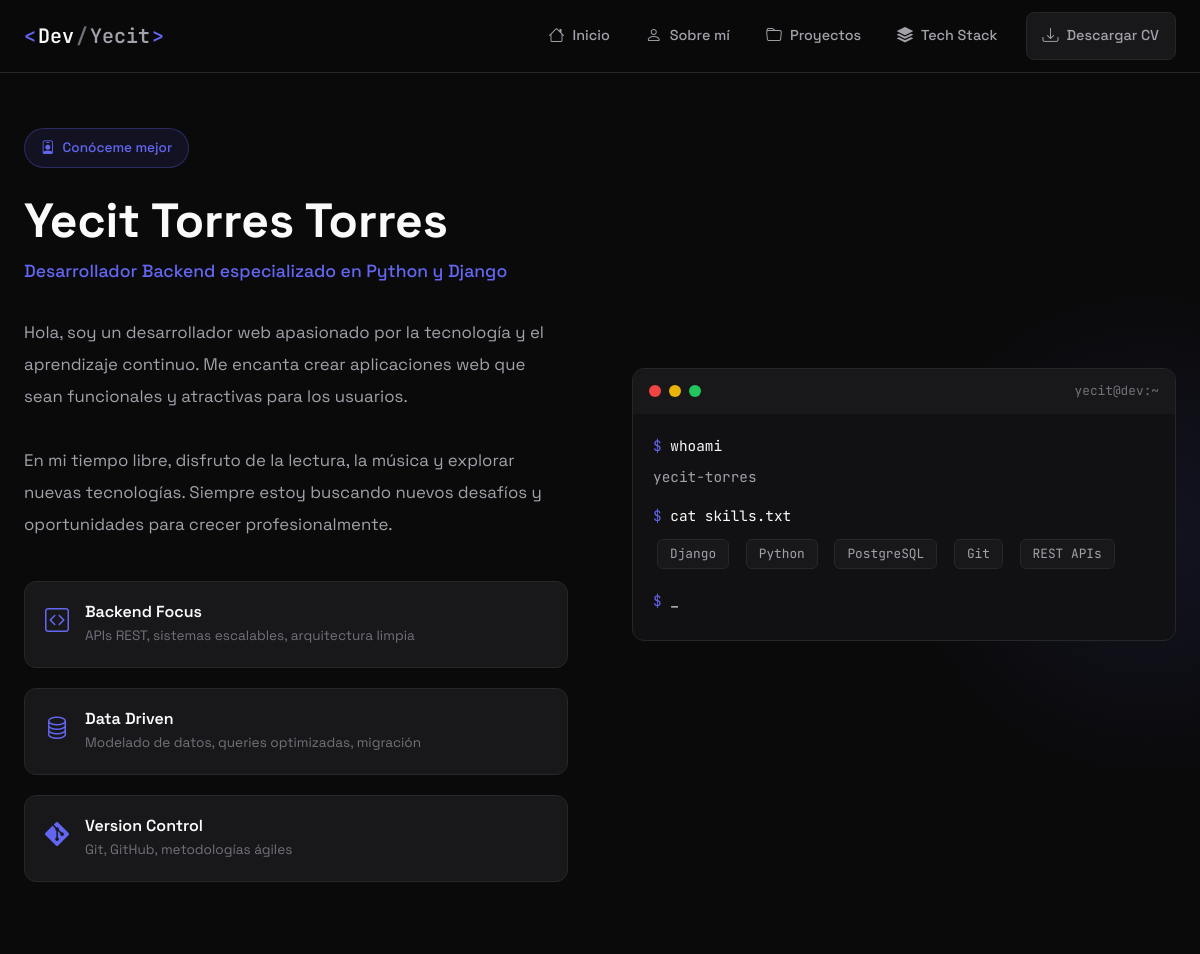
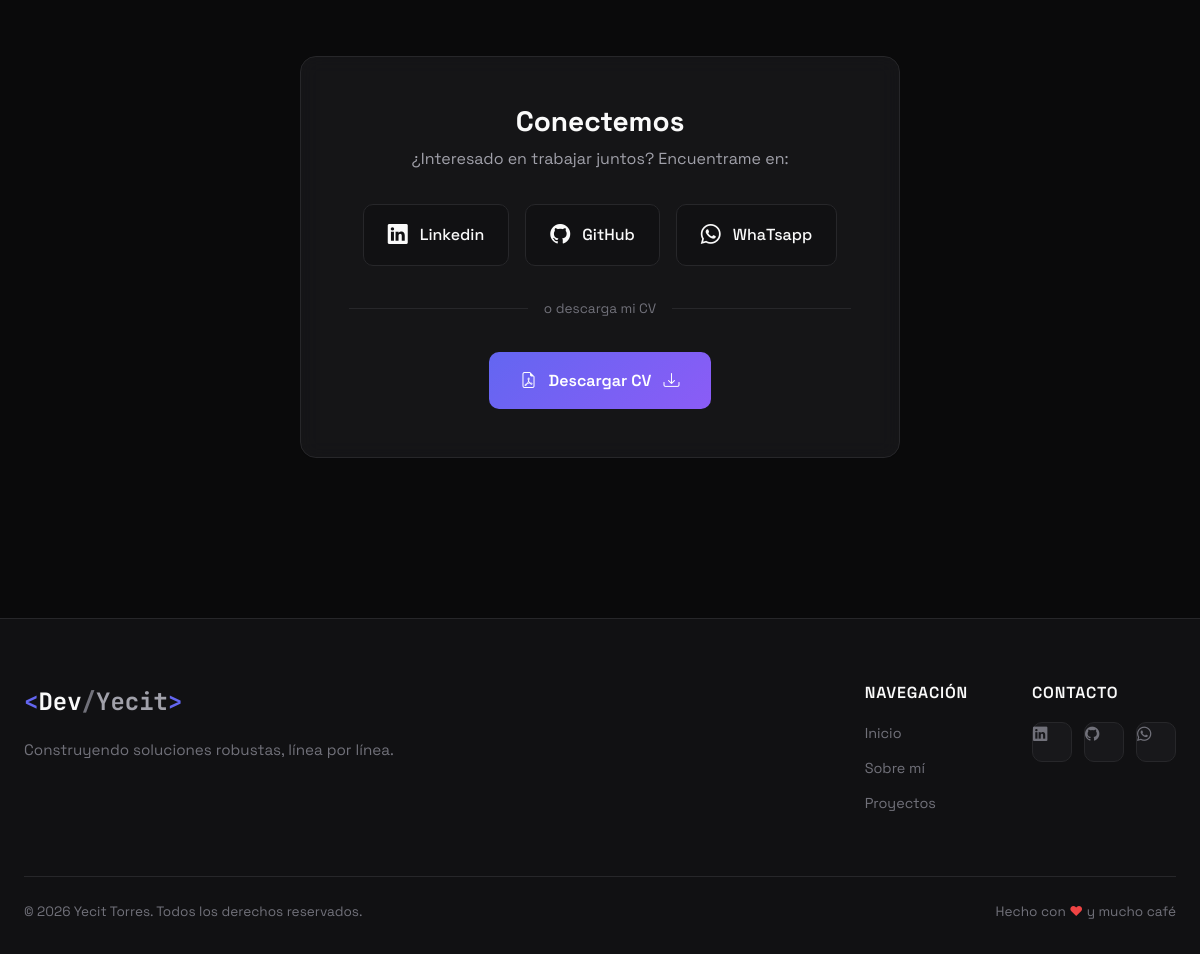
The app's page /sobremi/ with its own data (2 pictures, top to bottom).
### apps/portafolio/models.py (models this page shows, shortened)
class SobreMi(models.Model):
    nombre = models.CharField(max_length=50)
    descripcion = models.TextField()
    imagen = models.ImageField(upload_to='sobre_mi', blank=True, null=True)
    redes = models.ManyToManyField(Redes, related_name='redes', blank=True)
    class Meta:
        verbose_name = 'Sobre_mi'
        verbose_name_plural = 'Sobre_mi'

class Redes(models.Model):
    nombre = models.CharField(max_length=50)
    url = models.URLField()
    icono_bootstrap = models.CharField(
        max_length=50,
        blank=True,
        null=True,
        verbose_name='Icono (Bootstrap Class)'
    )
    class Meta:
        verbose_name = 'Red'
        verbose_name_plural = 'Redes'

### apps/portafolio/views.py (the view)
# urls.py: path('sobremi/', sobre_mi, name='sobremi'),
def sobre_mi(request):
    sobre_mi = get_object_or_404(SobreMi, id=1)
    redes = Redes.objects.all()
    context = {
        "sobre_mi": sobre_mi,
        "redes": redes,
    }
    return render(request, "portafolio/sobremi.html", context)

### core/context_processors.py (called while the page is built)
def redes_context(request):
    from apps.portafolio.models import Redes
    return {"redes": Redes.objects.all()}

### templates/portafolio/sobremi.html (shortened to what this page needs)
{% extends 'core/base.html' %}
{% load static %}
{% block style %}
<link rel="stylesheet" href="{% static 'css/sobremi.css' %}" />
{% endblock %}
{% block content %}
<section class="about-hero">
    <div class="about-bg">
    </div>
    <div class="container-custom">
        <div class="about-grid">
            <div class="about-content fade-in">
                <div class="about-badge">
                    <i class="bi bi-person-badge"></i>
                    Conóceme mejor
                </div>
                <h1 class="about-title">
                    {{ sobre_mi.nombre }}
                </h1>
                <p class="about-subtitle">Desarrollador Backend especializado en Python y Django</p>
                <div class="about-description">
                    {{ sobre_mi.descripcion|linebreaksbr }}
                </div>
                <div class="about-highlights">
                    <div class="highlight-item">
                        <i class="bi bi-code-square"></i>
                        <div>
                            <h4>Backend Focus</h4>
                            <p>APIs REST, sistemas escalables, arquitectura limpia</p>
                        </div>
                    </div>
                    <div class="highlight-item">
                        <i class="bi bi-database"></i>
                        <div>
                            <h4>Data Driven</h4>
                            <p>Modelado de datos, queries optimizadas, migración</p>
                        </div>
                    </div>
                    <div class="highlight-item">
                        <i class="bi bi-git"></i>
                        <div>
                            <h4>Version Control</h4>
                            <p>Git, GitHub, metodologías ágiles</p>
                        </div>
                    </div>
                </div>
            </div>
            <div class="about-visual fade-in" style="animation-delay: 0.2s">
                <div class="about-terminal">
                    <div class="terminal-header">
                        <span class="terminal-dot red"></span>
                        <span class="terminal-dot yellow"></span>
                        <span class="terminal-dot green"></span>
                        <span class="terminal-title">yecit@dev:~</span>
                    </div>
                    <div class="terminal-body">
                        <div class="terminal-line">
                            <span class="prompt">$</span> whoami
                        </div>
                        <div class="terminal-output">yecit-torres</div>
                        <div class="terminal-line">
                            <span class="prompt">$</span> cat skills.txt
                        </div>
                        <div class="terminal-output">
                            <span class="skill">Django</span>
                            <span class="skill">Python</span>
                            <span class="skill">PostgreSQL</span>
                            <span class="skill">Git</span>
                            <span class="skill">REST APIs</span>
                        </div>
                        <div class="terminal-line">
                            <span class="prompt">$</span> <span class="cursor-blink">_</span>
                        </div>
                    </div>
                </div>
            </div>
        </div>
    </div>
</section>
<section class="contact-section">
    <div class="container-custom">
        <div class="contact-card glass-card">
            <div class="contact-header">
                <h2 class="contact-title">Conectemos</h2>
                <p class="contact-subtitle">¿Interesado en trabajar juntos? Encuentrame en:</p>
            </div>
            <div class="social-links">
                {% for red in redes %}
                <a href="{{ red.url }}" target="_blank" rel="noopener noreferrer" class="social-card">
                    <i class="{{ red.icono_bootstrap|default:'bi bi-link-45deg' }}"></i>
                    <span>{{ red.nombre }}</span>
                </a>
                {% empty %}
                <p class="no-social">Redes sociales en configuración...</p>
                {% endfor %}
            </div>
            <div class="contact-divider">
                <span>o descarga mi CV</span>
            </div>
            <a href="{% static 'pdf/cv/Hoja_Vida_Actual.pdf' %}" class="btn-cv" target="_blank">
                <i class="bi bi-file-earmark-pdf"></i>
                Descargar CV
                <i class="bi bi-download"></i>
            </a>
        </div>
    </div>
</section>
{% endblock %}

### templates/core/footer.html (shortened to what this page needs)
<footer class="footer-custom">
    <div class="footer-container">
        <div class="footer-content">
            <div class="footer-brand">
                <span class="footer-logo">
                    <span class="logo-bracket">&lt;</span>Dev<span class="logo-slash">/</span><span class="logo-name">Yecit</span><span class="logo-bracket">&gt;</span>
                </span>
                <p class="footer-tagline">Construyendo soluciones robustas, línea por línea.</p>
            </div>
            <div class="footer-links">
                <div class="footer-section">
                    <h4>Navegación</h4>
                    <a href="{% url 'home' %}">Inicio</a>
                    <a href="{% url 'sobremi' %}">Sobre mí</a>
                    <a href="{% url 'home' %}#proyectos">Proyectos</a>
                </div>
                <div class="footer-section">
                    <h4>Contacto</h4>
                    <div class="footer-social">
                        {% for red in redes %}
                            <a href="{{ red.url }}" target="_blank" rel="noopener noreferrer" class="social-link" title="{{ red.nombre }}">
                                <i class="{{ red.icono_bootstrap|default:'bi bi-link-45deg' }}"></i>
                            </a>
                        {% endfor %}
                    </div>
                </div>
            </div>
        </div>
        <div class="footer-bottom">
            <div class="footer-divider"></div>
            <div class="footer-info">
                <span class="footer-copyright">
                    © {% now "Y" %} Yecit Torres. Todos los derechos reservados.
                </span>
                <span class="footer-made">
                    Hecho con <span class="heart">❤</span> y mucho café
                </span>
            </div>
        </div>
    </div>
</footer>
</body>
</html>

### static/css/style.css (style rules this page uses)
:root { --bg-primary: #0a0a0b; --bg-secondary: #111113; --bg-card: #18181b; --bg-card-hover: #1f1f23; --text-primary: #fafafa; --text-secondary: #a1a1aa; --text-muted: #71717a; --accent: #6366f1; --accent-hover: #818cf8; --accent-glow: rgba(99, 102, 241, 0.3); --border: #27272a; --gradient-start: #6366f1; --gradient-end: #8b5cf6; }
* { margin: 0; padding: 0; box-sizing: border-box; }
html { scroll-behavior: smooth; }
body { background: var(--bg-primary); color: var(--text-primary); font-family: 'Space Grotesk', -apple-system, sans-serif; line-height: 1.6; min-height: 100vh; overflow-x: hidden; }
a { text-decoration: none; color: inherit; transition: color 0.3s ease; }
.glass-card { background: rgba(24, 24, 27, 0.8); backdrop-filter: blur(10px); border: 1px solid var(--border); border-radius: 16px; transition: all 0.4s ease; }
.container-custom { max-width: 1200px; margin: 0 auto; padding: 0 1.5rem; }
.fade-in { opacity: 0; transform: translateY(20px); animation: fadeInUp 0.6s ease forwards; }
.terminal-header { background: var(--bg-card); padding: 0.75rem 1rem; display: flex; gap: 0.5rem; align-items: center; }
.terminal-dot { width: 12px; height: 12px; border-radius: 50%; }
.terminal-dot.red { background: #ef4444; }
.terminal-dot.yellow { background: #eab308; }
.terminal-dot.green { background: #22c55e; }
.terminal-body { padding: 1.5rem; font-family: 'JetBrains Mono', monospace; font-size: 0.9rem; }
.cursor-blink { animation: blink 1s infinite; }

### templates/core/navbar.html (style rules this page uses)
.logo-bracket { color: var(--accent); }
.logo-slash { color: var(--text-muted); }
.logo-name { color: var(--text-secondary); }

### templates/core/footer.html (style rules this page uses)
.footer-custom { background: var(--bg-secondary); border-top: 1px solid var(--border); padding: 4rem 0 2rem; margin-top: 6rem; }
.footer-container { max-width: 1200px; margin: 0 auto; padding: 0 1.5rem; }
.footer-content { display: grid; grid-template-columns: 1fr 1fr; gap: 4rem; margin-bottom: 3rem; }
.footer-logo { font-family: 'JetBrains Mono', monospace; font-size: 1.5rem; font-weight: 700; }
.footer-logo .logo-bracket { color: var(--accent); }
.footer-logo .logo-slash { color: var(--text-muted); }
.footer-logo .logo-name { color: var(--text-secondary); }
.footer-tagline { color: var(--text-muted); margin-top: 1rem; font-size: 0.95rem; }
.footer-links { display: flex; gap: 4rem; justify-content: flex-end; }
.footer-section h4 { color: var(--text-primary); font-size: 1rem; font-weight: 600; margin-bottom: 1.25rem; text-transform: uppercase; letter-spacing: 0.05em; }
.footer-section a { display: block; color: var(--text-muted); font-size: 0.9rem; margin-bottom: 0.75rem; transition: color 0.3s ease; }
.footer-social { display: flex; gap: 0.75rem; }
.social-link { width: 40px; height: 40px; display: flex; align-items: center; justify-content: center; background: var(--bg-card); border: 1px solid var(--border); border-radius: 10px; font-size: 1.1rem; transition: all 0.3s ease; }
.footer-divider { height: 1px; background: var(--border); margin-bottom: 1.5rem; }
.footer-info { display: flex; justify-content: space-between; align-items: center; }
.footer-copyright { color: var(--text-muted); font-size: 0.85rem; }
.footer-made { color: var(--text-muted); font-size: 0.85rem; }
.heart { color: #ef4444; animation: heartbeat 1.5s infinite; }

### records on screen
SobreMi: nombre "Yecit Torres Torres", descripcion "Hola, soy un desarrollador web apasionado por la tecnología y el aprendizaje continuo. Me encanta crear aplicaciones web que sean funcionales y atractivas para los usuarios. En mi tiempo libre, disfruto de la lectura, la música y explorar nuevas tecnologías. Siempre estoy buscando nuevos desafíos y oportunidades para crecer profesionalmente."
Redes: nombre "Linkedin"
Redes: nombre "GitHub"
Redes: nombre "WhaTsapp"
